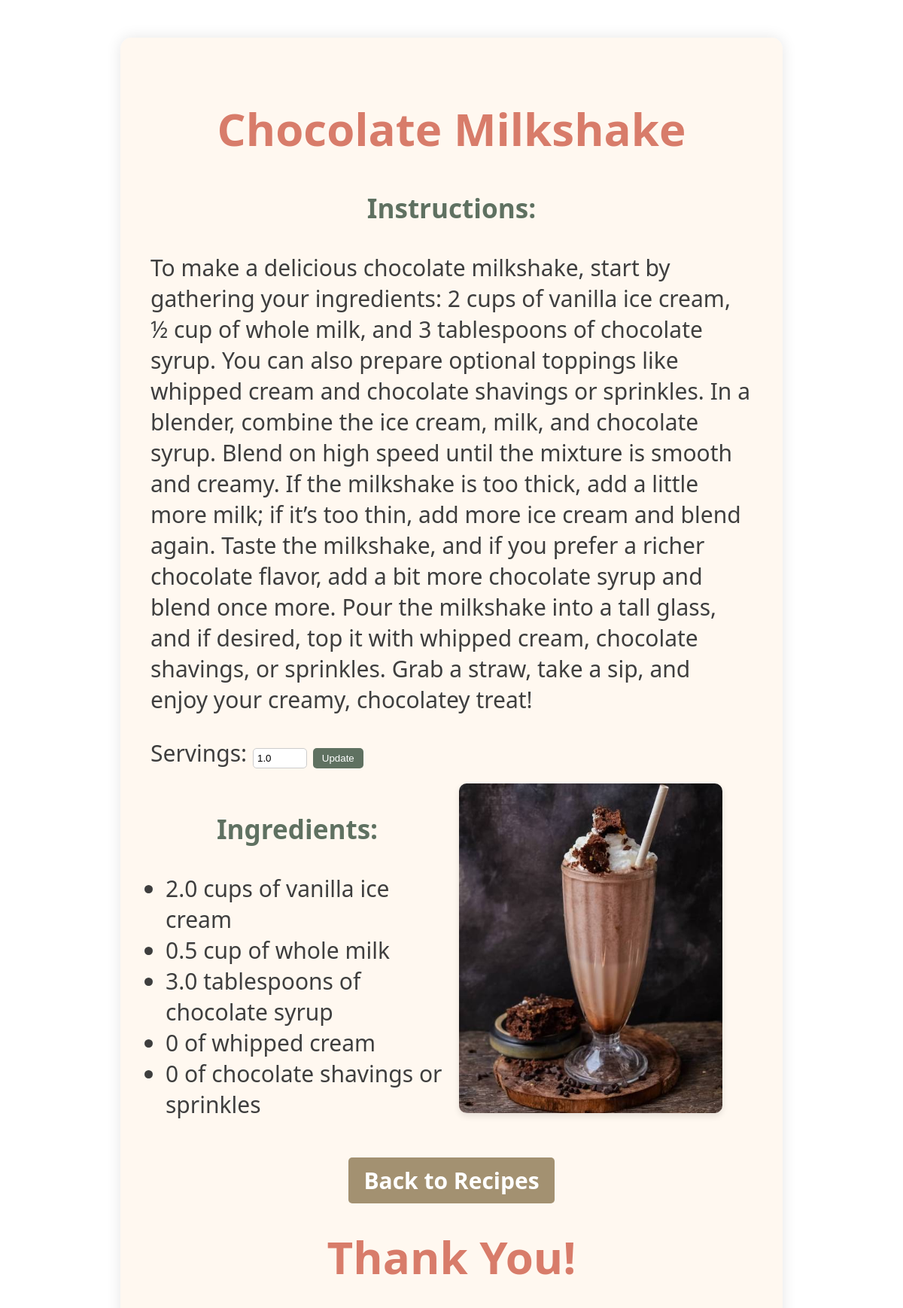
The page /recipes/2/ on the database its author committed.
### recipes/models.py (models this page shows, shortened)
class Recipe(models.Model):
    name = models.CharField(max_length=200)
    instructions = models.TextField()
    servings = models.PositiveIntegerField(default=1)
    ingredients = models.JSONField(default=list)
    image = models.ImageField(upload_to='recipe_images/', blank=True, null=True)
    def adjust_ingredients_for_servings(self, servings):
        adjusted_ingredients = []
        for ingredient in self.ingredients:
            adjusted_ingredient = ingredient.copy()
            try:
                adjusted_ingredient['quantity'] = float(ingredient['quantity']) * (servings / self.servings)
            except (ValueError, TypeError):
                adjusted_ingredient['quantity'] = 0
            adjusted_ingredients.append(adjusted_ingredient)
        return adjusted_ingredients

### recipes/views.py (the view)
# urls.py: path('<int:pk>/', views.recipe_detail, name='recipe_detail'), # /recipes/1/
def recipe_detail(request, pk):
    recipe = get_object_or_404(Recipe, id=pk)
    servings = float(request.GET.get('servings', recipe.servings))
    adjusted_ingredients = recipe.adjust_ingredients_for_servings(servings)
    return render(request, 'recipes/recipe_detail.html', {
        'recipe': recipe,
        'ingredients': adjusted_ingredients,
        'servings': servings,
    })

### recipes/templates/recipes/recipe_detail.html (shortened to what this page needs)
{% load static %}
<!DOCTYPE html>
<html lang="en">
<head>
    <link rel="stylesheet" href="{% static 'css/style.css' %}">
</head>
<body>
    <div class="container">
        <h1>{{ recipe.name }}</h1>
        <div class="instructions">
            <h3>Instructions:</h3>
            <p>{{ recipe.instructions }}</p>
        </div>
        <form method="get" class="servings-form">
            <label for="servings">Servings:</label>
            <input type="number" id="servings" name="servings" value="{{ servings }}" min="1">
            <button type="submit">Update</button>
        </form>
        <div class="flex-container">
            <div class="ingredients">
                <h3>Ingredients:</h3>
                <ul>
                    {% for ingredient in ingredients %}
                        <li>{{ ingredient.quantity }} {{ ingredient.unit }} of {{ ingredient.name }}</li>
                    {% empty %}
                        <li>No ingredients available.</li>
                    {% endfor %}
                </ul>
            </div>
            {% if recipe.image %}
            <div class="image-section">
                <img src="{{ recipe.image.url }}" alt="{{ recipe.name }}">
            </div>
            {% endif %}
        </div>
        <div style="text-align: center; margin-top: 30px;">
            <a href="{% url 'recipe_list' %}" class="back-link">Back to Recipes</a>
        </div>
        <h1 class="footer-thanks"><b>Thank You!</b></h1>
    </div>
</body>
</html>

### recipes/static/style.css (style rules this page uses)
body { color:aquamarine; font-family: verdana; font-size:30px }

### recipes/templates/recipes/recipe_detail.html (style rules this page uses)
body { background-image: url('https://media.istockphoto.com/id/1313187927/vector/cooking-food-and-vegetables-background.jpg?s=612x612&w=0&k=20&c=qC9BPv5TLtYEh-_myYacOZSugAEUx4S_uq5s6H33-ss='); background-repeat: no-repeat; background-size: cover; margin: 0; padding: 0; font-family: 'Segoe UI', Tahoma, Geneva, Verdana, sans-serif; color: #3e3e3e; }
.container { background-color: rgba(255, 248, 240, 0.95); max-width: 800px; margin: 50px auto; padding: 40px; border-radius: 15px; box-shadow: 0 0 20px rgba(0, 0, 0, 0.1); }
h1 { text-align: center; color: #d87c6a; }
h3 { color: #5f7161; text-align: center; }
.instructions, .servings-form { margin-bottom: 20px; }
.servings-form input { padding: 5px; width: 60px; border: 1px solid #ccc; border-radius: 5px; }
.servings-form button { padding: 6px 12px; background-color: #5f7161; color: white; border: none; border-radius: 5px; cursor: pointer; }
.flex-container { display: flex; flex-wrap: wrap; gap: 20px; align-items: flex-start; margin-top: 20px; }
.ingredients, .image-section { flex: 1; min-width: 250px; }
.ingredients ul { padding-left: 20px; }
.image-section img { width: 100%; max-width: 350px; height: auto; border-radius: 10px; box-shadow: 0 4px 8px rgba(0, 0, 0, 0.1); }
.back-link { background-color: #a39171; color: white; padding: 10px 20px; text-decoration: none; border-radius: 5px; font-weight: bold; transition: background-color 0.3s; }
.footer-thanks { text-align: center; margin-top: 40px; color: #d87c6a; }

### rows shown on the page
Recipe: name "Chocolate Milkshake", instructions "To make a delicious chocolate milkshake, start by gathering your ingredients: 2 cups of vanilla ice cream, ½ cup of whole milk, and 3 tablespoons of chocolate syrup. You can also prepare optional toppings like whipped cream and chocolate shavings or sprinkles. In a blender, combine the ice cream, milk, and chocolate syrup. Blend on high speed until the mixture is smooth and creamy. If the milkshake is too thick, add a little more milk; if it’s too thin, add more ice cream and blend again. Taste the milkshake, and if you prefer a richer chocolate flavor, add a bit more chocolate syrup and blend once more. Pour the milkshake into a tall glass, and if desired, top it with whipped cream,…", image (picture)

### other values the page prints
{{ ingredient.quantity }} "2.0" "0.5" "3.0" "0" "0"
{{ ingredient.unit }} "cups" "cup" "tablespoons"
{{ ingredient.name }} "vanilla ice cream" "whole milk" "chocolate syrup" "whipped cream" "chocolate shavings or sprinkles"
